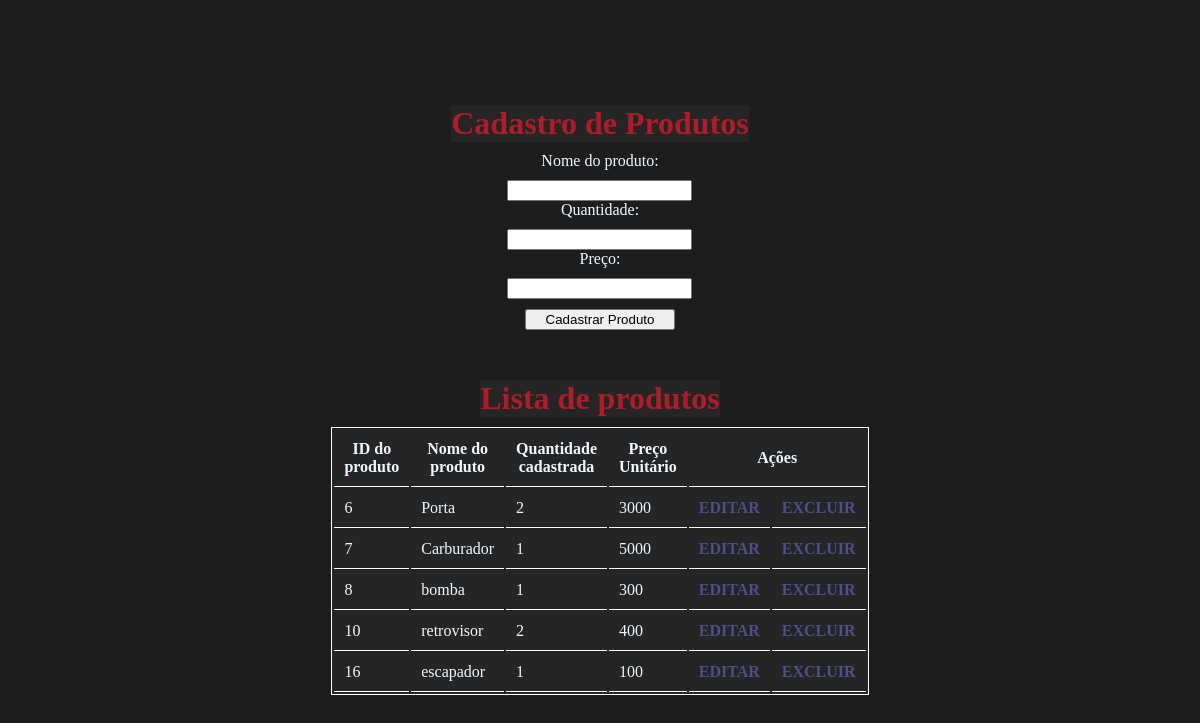
Screenshot of /100_dias_web/index.php with the database file from the repository.
### tables this page shows
CREATE TABLE IF NOT EXISTS `produtos` (
  `id_produto` int(11) NOT NULL AUTO_INCREMENT,
  `nome_produto` varchar(250) DEFAULT NULL,
  `quantidade_produto` int(11) DEFAULT NULL,
  `valor_produto` double DEFAULT NULL,
  PRIMARY KEY (`id_produto`)
);

### 100_dias_web/lista.php (the view)
<?php
include "conn.php";
$sql = "SELECT * FROM produtos";
$resultado = $conexao->query($sql);
echo "
<table width='500'>
    <tr>
        <th>ID do produto</th>
        <th>Nome do produto</th>
        <th>Quantidade cadastrada</th>
        <th>Preço Unitário</th>
        <th colspan='2'>Ações</th>
    </tr>
    ";
while($linha =  mysqli_fetch_assoc($resultado)){
    echo "<tr>
        <td>".$linha['id_produto']."</td>
        <td>".$linha['nome_produto']."</td>
        <td>".$linha['quantidade_produto']."</td>
        <td>".$linha['valor_produto']."</td>
        <td><a href='pagina_edicao.php?id=".$linha['id_produto']."'>EDITAR</a></td>
        <td><a href='exclusao.php?id=".$linha['id_produto']."'>EXCLUIR</a></td>
    </tr>
     ";
};
echo "</table>";
?>

### 100_dias_web/index.php (shortened to what this page needs)
<!DOCTYPE html>
<html lang="pt-br">
<head>
    <link rel="stylesheet" href="style.css">
</head>
<body>
    <form action="cadastro.php" method="post">
    <h1>Cadastro de Produtos</h1>
    <label>Nome do produto:</label>
    <input type="text" name="nome">
    <label>Quantidade:</label>
    <input type="number" name="quant">
    <label>Preço:</label>
    <input type="number" name="preco">
    <button type="submit">Cadastrar Produto</button>
    </form>
    <h1>Lista de produtos</h1>
    <?php
        include "lista.php";
    ?>
</body>
</html>

### 100_dias_web/style.css (style rules this page uses)
* { margin: 0; }
body, form { height: 500px; background-color: #1d1d1d; color: aliceblue; display: flex; justify-content: center; align-items: center; flex-direction: column; padding-top: 100px; }
body h1 { color: rgb(173, 28, 40); background-color: #252525; margin-bottom: 10px; }
input , button { margin-top: 10px; }
button { width: 150px; margin-bottom: 50px; }
table { border-color: white; border-style: solid; border-width: 1px; background-color: #252525; }
th,td { border-bottom: white 1px solid; padding: 10px; }
a { color: rgb(78, 78, 136); text-decoration: none; font-weight: bold; }

### rows the page displays
produtos: id_produto "6", nome_produto "Porta", quantidade_produto "2", valor_produto "3000"
produtos: id_produto "7", nome_produto "Carburador", quantidade_produto "1", valor_produto "5000"
produtos: id_produto "8", nome_produto "bomba", quantidade_produto "1", valor_produto "300"
produtos: id_produto "10", nome_produto "retrovisor", quantidade_produto "2", valor_produto "400"
produtos: id_produto "16", nome_produto "escapador", quantidade_produto "1", valor_produto "100"
